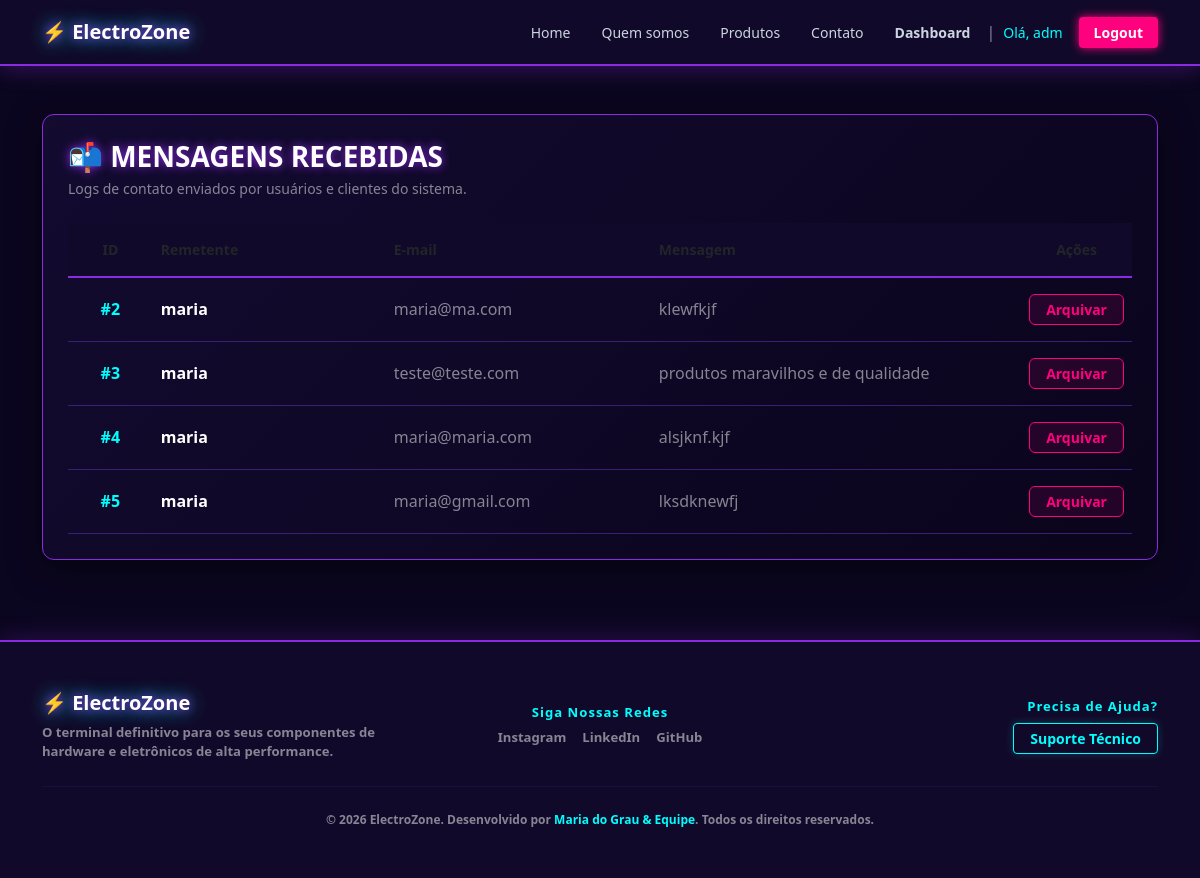
/ver-mensagens/ (signed in), run on the app's committed database.
### app/models.py (models this page shows)
class Contato(models.Model):
    nome = models.CharField(max_length=100)
    email = models.EmailField()
    mensagem = models.TextField()
    data_envio = models.DateTimeField(auto_now_add=True)

### app/views.py (the view)
# urls.py: path('ver-mensagens/', views.listarMensagens, name='listarmensagens'),
@staff_member_required
def listarMensagens(request):
    _contatos = Contato.objects.all().values()
    return render(request, 'listar-mensagens.html', {'contatos': _contatos})

### app/templates/listar-mensagens.html
{% extends 'template.html' %}
{% block conteudo %}
<div class="container py-5">
    <div class="content-box" style="background: linear-gradient(135deg, #130b30 0%, #0a041c 100%); border: 1px solid #8a2be2; border-radius: 12px; box-shadow: 0 8px 32px rgba(0,0,0,0.5); padding: 25px;">
        <div class="d-flex justify-content-between align-items-center mb-4">
            <div>
                <h3 class="fw-bold text-white mb-1" style="text-shadow: 0 0 10px #8a2be2;">📬 MENSAGENS RECEBIDAS</h3>
                <p class="text-white-50 small mb-0">Logs de contato enviados por usuários e clientes do sistema.</p>
            </div>
        </div>
        <div class="table-responsive">
            <table class="table align-middle mb-0 text-white" style="--bs-table-bg: transparent;">
                <thead style="background-color: #110929; color: #00ffff; border-bottom: 2px solid #8a2be2;" class="text-center">
                    <tr class="small">
                        <th class="py-3" style="width: 8%;">ID</th>
                        <th class="py-3 text-start" style="width: 22%;">Remetente</th>
                        <th class="py-3 text-start" style="width: 25%;">E-mail</th>
                        <th class="py-3 text-start" style="width: 35%;">Mensagem</th>
                        <th class="py-3" style="width: 10%;">Ações</th>
                    </tr>
                </thead>
                <tbody>
    {% for contato in contatos %}
    <tr style="border-bottom: 1px solid #3d1d75;">
        <td class="py-3 text-center" style="color: #00ffff; font-weight: bold;">
            #{{ contato.id }}
        </td>
        <td class="py-3 fw-bold text-white">
            {{ contato.nome }}
        </td>
        <td class="py-3 text-white-50">
            {{ contato.email }}
        </td>
        <td class="py-3 text-white-50">
            {{ contato.mensagem }}
        </td>
        <td class="text-center py-3">
            <a href="{% url 'delcontato' contato.id %}"
               class="btn btn-sm px-3"
               style="background: rgba(255, 0, 127, 0.1); border: 1px solid #ff007f; color: #ff007f; transition: 0.3s; font-weight: bold; border-radius: 6px;"
               onclick="return confirm('Tem certeza que deseja arquivar esta mensagem?')">
                Arquivar
            </a>
        </td>
    </tr>
    {% empty %}
    <tr>
        <td colspan="5" class="text-center py-4 text-white-50">
            Nenhuma mensagem recebida no painel.
        </td>
    </tr>
    {% endfor %}
</tbody>
            </table>
        </div>
    </div>
</div>
{% endblock %}

### app/templates/template.html (shortened to what this page needs)
<!DOCTYPE html>
<html lang="pt-br">
<head>
    <link href="https://cdn.jsdelivr.net/npm/bootstrap@5.3.0/dist/css/bootstrap.min.css" rel="stylesheet">
</head>
<body>
    <nav class="navbar navbar-expand-lg navbar-custom">
        <div class="container">
            <a class="navbar-brand" href="{% url 'index' %}">⚡ ElectroZone</a>
            <div class="collapse navbar-collapse justify-content-end" id="navbarNav">
                <ul class="navbar-nav align-items-center">
                    <li class="nav-item"><a class="nav-link" href="{% url 'index' %}#home">Home</a></li>
                    <li class="nav-item"><a class="nav-link" href="{% url 'index' %}#quem-somos">Quem somos</a></li>
                    <li class="nav-item"><a class="nav-link" href="{% url 'index' %}#produtos">Produtos</a></li>
                    <li class="nav-item"><a class="nav-link" href="{% url 'index' %}#contato">Contato</a></li>
                    {% if user.is_authenticated %}
                        {% if user.is_staff %}
                            <li class="nav-item"><a class="nav-link fw-bold text-warning" href="{% url 'dashboard' %}">Dashboard</a></li>
                        {% else %}
                            <li class="nav-item"><a class="nav-link fw-bold text-info" href="{% url 'perfil' %}">Perfil</a></li>
                        {% endif %}
                        <li class="nav-item-separator mx-2 text-white-50">|</li>
                        <li class="nav-item small me-2" style="color: #00ffff;">Olá, {{ user.username }}</li>
                        <li class="nav-item">
                            <form method="post" action="{% url 'logout' %}" style="display: inline;">
                                <button type="submit" class="btn-logout-nav ms-2" style="cursor: pointer;">
                                    Logout
                                </button>
                            </form>
                        </li>
                    {% else %}
                        <li class="nav-item"><a class="nav-link btn-login-nav" href="{% url 'login' %}">Login</a></li>
                    {% endif %}
                </ul>
            </div>
        </div>
    </nav>
    <div class="main-wrapper flex-grow-1">
        {% block conteudo %}{% endblock %}
    </div>
   <footer class="footer-custom mt-auto">
    <div class="container py-4">
        <div class="row gy-4 align-items-center">
            <div class="col-md-4 text-center text-md-start">
                <h5 class="fw-bold mb-2" style="color: #ffffff; text-shadow: 0 0 10px #8a2be2, 0 0 20px #00ffff;">⚡ ElectroZone</h5>
                <p class="small text-white-50 m-0">O terminal definitivo para os seus componentes de hardware e eletrônicos de alta performance.</p>
            </div>
            <div class="col-md-4 text-center">
                <h6 class="fw-bold mb-2 small" style="color: #00ffff; letter-spacing: 1px;">Siga Nossas Redes</h6>
                <div class="d-flex justify-content-center gap-3">
                    <a href="#" class="text-white-50 text-decoration-none small hover-neon">Instagram</a>
                    <a href="#" class="text-white-50 text-decoration-none small hover-neon">LinkedIn</a>
                    <a href="#" class="text-white-50 text-decoration-none small hover-neon">GitHub</a>
                </div>
            </div>
            <div class="col-md-4 text-center text-md-end">
                <h6 class="fw-bold mb-2 small" style="color: #00ffff; letter-spacing: 1px;">Precisa de Ajuda?</h6>
                <a href="{% url 'index' %}#contato" class="btn btn-sm fw-bold px-3 py-1.5 transition-all" style="background-color: transparent; border: 1px solid #00ffff; color: #00ffff; box-shadow: 0 0 8px rgba(0,255,255,0.2);">
                    Suporte Técnico
                </a>
            </div>
        </div>
        <hr class="my-4" style="border-color: #3d1d75 !important;">
        <div class="row">
            <div class="col text-center">
                <p class="m-0 text-white-50" style="font-size: 12px;">
                    &copy; 2026 ElectroZone. Desenvolvido por <span style="color: #00ffff;">Maria do Grau & Equipe</span>. Todos os direitos reservados.
                </p>
            </div>
        </div>
    </div>
</footer>
</body>
</html>

### app/templates/template.html (style rules this page uses)
body { background-color: #0b061f; color: #ffffff; font-family: 'Segoe UI', Tahoma, Geneva, Verdana, sans-serif; display: flex; flex-direction: column; min-height: 100vh; margin: 0; }
.navbar-custom { background-color: #110929 !important; border-bottom: 2px solid #8a2be2; box-shadow: 0 4px 20px rgba(138, 43, 226, 0.3); padding: 12px 0; }
.navbar-custom .navbar-brand { color: #ffffff !important; font-weight: 700; font-size: 20px; text-shadow: 0 0 10px #8a2be2, 0 0 20px #00ffff; }
.navbar-custom .nav-link { color: #cbd5e1 !important; font-weight: 500; font-size: 14px; margin-left: 15px; transition: all 0.2s; }
.btn-logout-nav { background-color: #ff007f !important; color: white !important; box-shadow: 0 0 10px #ff007f; font-weight: bold; padding: 5px 15px; border-radius: 4px; font-size: 14px; border: none; }
.footer-custom { background-color: #110929; color: #ffffff; border-top: 2px solid #8a2be2; box-shadow: 0 -4px 20px rgba(138, 43, 226, 0.2); text-align: center; padding: 25px 0; margin-top: auto; font-weight: 600; font-size: 15px; }
.content-box { background: linear-gradient(135deg, #180f38 0%, #110929 100%); border: 1px solid #3d1d75; border-radius: 8px; padding: 2.5rem; box-shadow: 0 10px 25px rgba(0, 0, 0, 0.4); margin-bottom: 2rem; }

### data on the page
Contato: id "2", nome "maria", email "maria@ma.com", mensagem "klewfkjf"
Contato: id "3", nome "maria", email "teste@teste.com", mensagem "produtos maravilhos e de qualidade"
Contato: id "4", nome "maria", email "maria@maria.com", mensagem "alsjknf.kjf"
Contato: id "5", nome "maria", email "maria@gmail.com", mensagem "lksdknewfj"

### other printed values
{{ user.username }} "adm"
